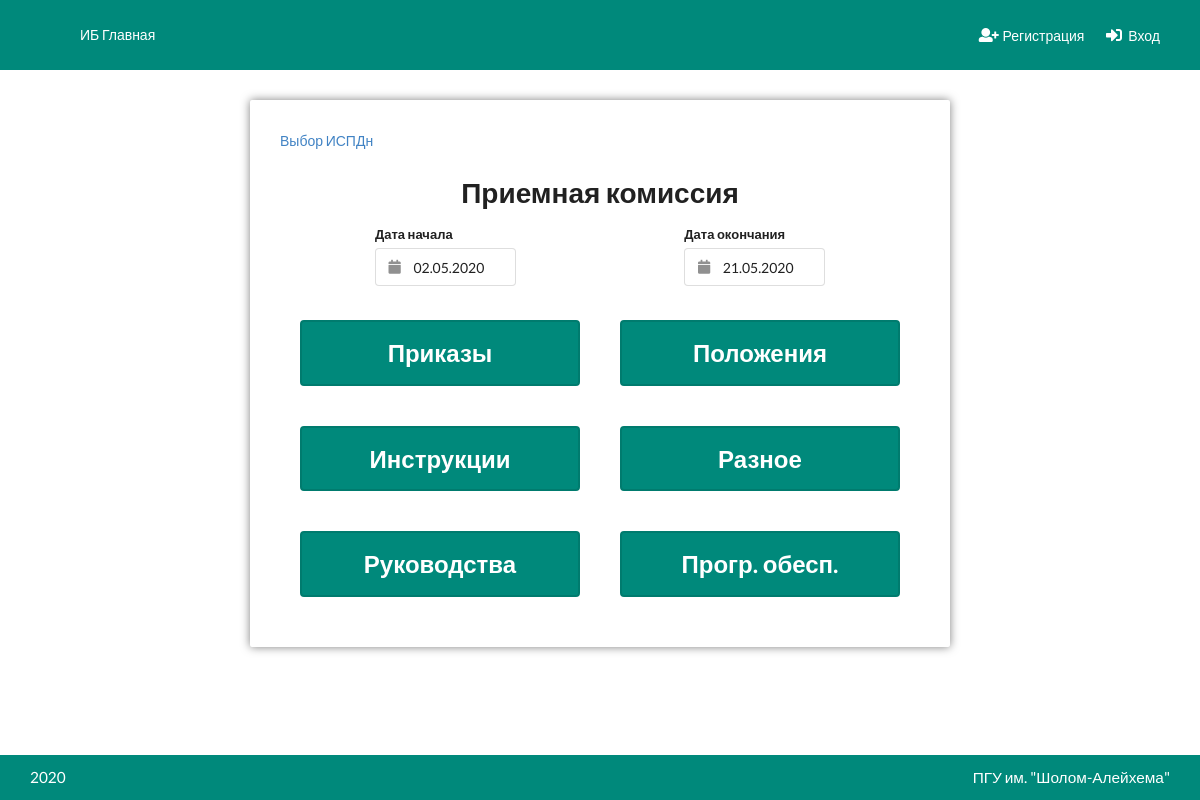
Page /ispdn/1/ on the committed database.
### Ispdn/models.py (models this page shows, shortened)
class Ispdn(models.Model):
    objects = MyManager()
    nomer = models.CharField(max_length=32, verbose_name='Номер')
    name = models.CharField(max_length=256, verbose_name='Название')
    start_date = models.DateField(null=True, blank=True)
    end_date = models.DateField(null=True, blank=True)
    prikaz = models.ManyToManyField('Prikaz', related_name='ispdns', blank=True)
    instruct = models.ManyToManyField('Instruct', related_name='ispdns', blank=True)
    rukovodstvo = models.ManyToManyField('Rukovodstvo', related_name='ispdns', blank=True)
    polozhenie = models.ManyToManyField('Polozhenie', related_name='ispdns', blank=True)
    po = models.ManyToManyField('ProgOb', related_name='ispdns', blank=True)
    raznoe = models.ManyToManyField('Raznoe', related_name='ispdns', blank=True)
    class Meta:
        verbose_name = 'ИСПДн'
        verbose_name_plural = 'ИСПДн'

### Ispdn/views.py (the view)
# urls.py: path('ispdn/', include(('Ispdn.urls', 'Ispdn'), namespace='ispdn')),
def ispdn(request, ispdn_id):
    ispdn = Ispdn.objects.get_or_404(id=ispdn_id)
    if request.is_ajax() and request.method == 'POST':
        form = IspdnDateForm(request.POST, instance=ispdn)
        if form.is_valid():
            form.save()
            return JsonResponse({'status': 'OK'})
    return render(request, 'Ispdn/Ispdn.html', {'ispdn': ispdn})

### Accounts/templatetags/modified.py (called while the page is built)
def get_value_from_context(context, dots_var, nullable=False):
    c_key = dots_var.split('.')[0]
    try:
        var = context[c_key]
    except KeyError:
        if nullable:
            return None
        raise KeyError('Template context does not exist key: {}'.format(c_key))
    splitted_var = dots_var.split('.')
    if len(splitted_var) > 0:
        attr = '.'.join(splitted_var[1:])
        try:
            value = getattr(var, attr)
        except Exception:
            if nullable:
                return None
            raise AttributeError('Variable {} does not contain attribute {}'.format(splitted_var[0], attr))
    else:
        value = var
    if callable(value):
        value = value()
    return value

### utils/model_manager.py (called while the page is built)
    def get_or_none(self, **kwargs):
        try:
            return self.get(**kwargs)
        except ObjectDoesNotExist:
            return None

    def get_or_404(self, **kwargs):
        obj = self.get_or_none(**kwargs)
        if obj:
            return obj
        raise Http404

### utils/shortcuts.py (called while the page is built)
def build_url(*args, **kwargs):
    get = kwargs.pop('get', None)
    url = reverse(*args, kwargs=kwargs)
    if get:
        url += '?' + urllib.parse.urlencode(get)
    return url

### templates/Ispdn/Ispdn.html (shortened to what this page needs)
{% extends 'base.html' %}
{% load modified %}
{% load static %}
{% block content %}
    <div class="ui container">
        <div class="child-center">
            <div class="ispdn cblock">
                <div class="content">
                    <div class="ui breadcrumb">
                        <a href="{% url 'ispdn:select' %}" class="section">Выбор ИСПДн</a>
                    </div>
                    <h1 class="ui center aligned header">{{ ispdn.name }}</h1>
                    <div class="child-center">
                        <form class="ui form">
                            <div class="three fields">
                                <div class="field">
                                    <label>Дата начала</label>
                                    <div class="ui calendar">
                                        <div class="ui input left icon">
                                            <input type="text" name="start_date" placeholder="Дата" autocomplete="off"
                                                   value="{{ ispdn.start_date|default_if_none:'' }}" readonly>
                                        </div>
                                    </div>
                                </div>
                                <div class="field">
                                </div>
                                <div class="field">
                                    <label>Дата окончания</label>
                                    <div class="ui calendar">
                                        <div class="ui input left icon">
                                            <input type="text" name="end_date" placeholder="Дата" autocomplete="off"
                                                   value="{{ ispdn.end_date|default_if_none:'' }}" readonly>
                                        </div>
                                    </div>
                                </div>
                            </div>
                        </form>
                    </div>
                    <div class="child-center">
                        <a href="{% iurl 'ispdn:prikazi' ispdn_id='ispdn.id' %}" class="ui button primary massive">Приказы</a>
                        <a href="{% iurl 'ispdn:polozhenia' ispdn_id='ispdn.id' %}" class="ui button primary massive">Положения</a>
                    </div>
                    <div class="child-center">
                        <a href="{% iurl 'ispdn:instructs' ispdn_id='ispdn.id' %}" class="ui button primary massive">Инструкции</a>
                        <a href="{% iurl 'ispdn:raznoe' ispdn_id='ispdn.id' %}"
                           class="ui button primary massive">Разное</a>
                    </div>
                    <div class="child-center">
                        <a href="{% iurl 'ispdn:rukovodstva' ispdn_id='ispdn.id' %}" class="ui button primary massive">Руководства</a>
                        <a href="{% iurl 'ispdn:progob' ispdn_id='ispdn.id' %}" class="ui button primary massive">Прогр.
                            обесп.</a>
                    </div>
                </div>
            </div>
        </div>
    </div>
{% endblock %}

### static/css/style.css (style rules this page uses)
:root { --color: #151515;--nav-bg-color: #00897b;--nav-color: #ffffff;--nav-item-hover-bg-color: #007b6e;--content-bg-color: #ffffff;--btn-primary-color: #00897b;--btn-primary-hover-color: #007b6e;--btn-primary-active-color: #006d62;--btn-primary-text-color: #ffffff;--menu-active-color: #ccddff;--menu-active-hover-color: #b3ccff;--graphic-key-color: #00897b;--graphic-key-brd-color: #007b6e }
:root body:before { filter:invert(100%) blur(5px) opacity(60%) }
.ispdn { width:100%;max-width:700px }
.ispdn form.ui.form { width:100%;max-width:450px }
.ispdn a.ui.button.massive { width:300px;margin:20px }
html { padding:0;margin:0;min-height:100% }
body { padding:0;margin:0;color:var(--color) }
body:before { z-index:-3;content:"";position:fixed;top:0;left:0;width:100%;height:100%;background-attachment:fixed;background-repeat:no-repeat;background-size:cover }
body h1 { font-size:3rem }
.ui.container { width:95%;max-width:1280px !important }
.child-center { width:100%;display:flex;justify-content:center }
.cblock { display:block;position:relative;float:left }
.content:not(.no-shadow) { margin:30px 0;background-color:var(--content-bg-color);border-radius:2px;display:block;position:relative;float:left;width:100%;padding:30px;box-shadow:0 0 10px rgba(0,0,0,0.5) }
.ui.button.primary { background-color:var(--btn-primary-color);color:var(--btn-primary-text-color);border-radius:4px;border:solid 2px #007b6e }

### rows in the picture
Ispdn: name "Приемная комиссия", start_date "02.05.2020", end_date "21.05.2020"
